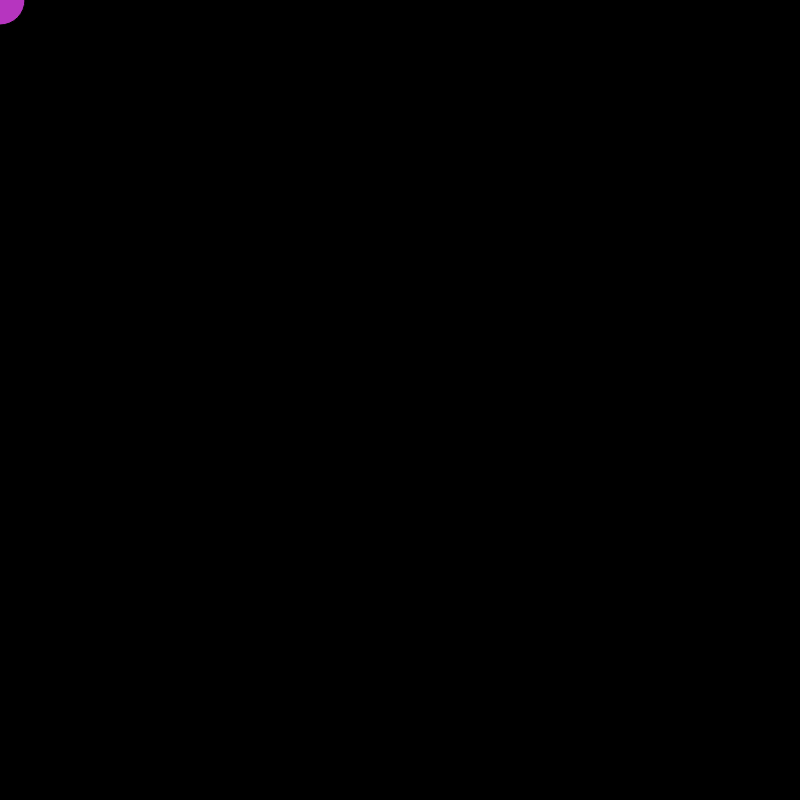
Frame 1 (no input)
Frame 60 (no input): identical to frame 1, image omitted
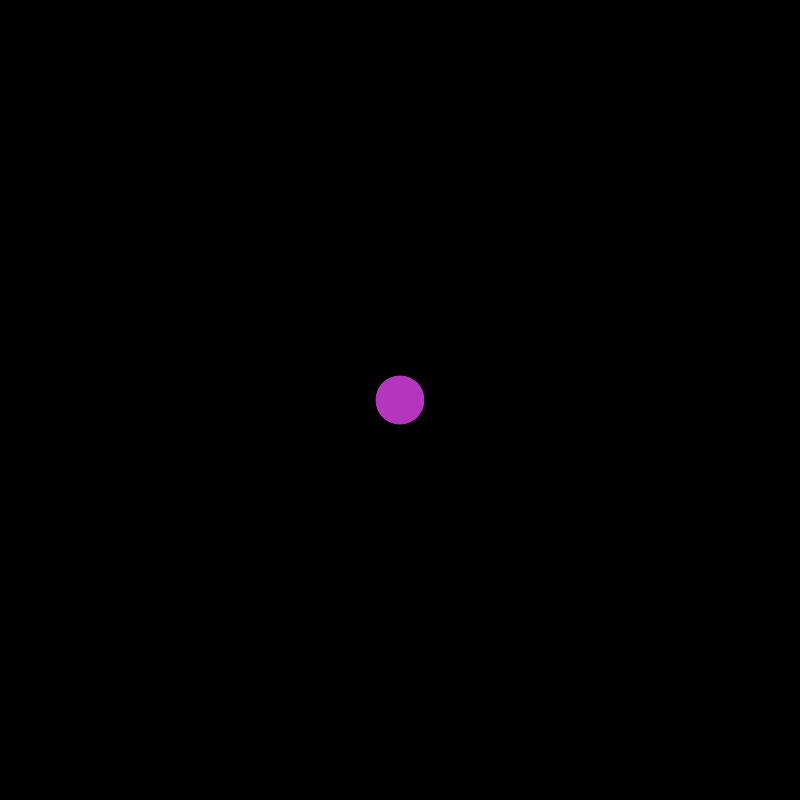
Frame 120 (the mouse pressed at the canvas centre since frame 60)

The p5.js sketch that drew these frames (run headless with seeded random() and noise() and a simulated clock; from frame 60 on, the mouse is pressed at the canvas centre):

// p5.js sketch
// ── sketch.js
var balls = [];
var g = 0.05;
var v;
var h;
var hvect;
    var vvect;

function setup() {
  stroke(255);
  angleMode(DEGREES);
  createCanvas(800,800);
  background(255);
  fill(random(255),random(255),random(255));
}

function draw() {
  if(balls.length>0){
    
  }
background(0);
ellipse(mouseX,mouseY,50,50);

  for(i=0;i<balls.length;i++){
    for(j=0;j<balls.length;j++){
      
    if(balls[i] != balls[j] && dist(balls[i].x,balls[i].y,balls[j].x,balls[j].y)<=53){
  
   var slope;
   slope = (-(balls[j].x-balls[i].x)/(balls[j].y-balls[i].y))

    balls[i].move(true,atan(slope),more(balls[i].y,balls[j].y),more(balls[i].x,balls[j].x));
    balls[i].display();
    balls[j].move(true,atan(slope),more(balls[i].y,balls[j].y),more(balls[i].x,balls[j].x));
    balls[j].display();
    
print(atan(slope));
   
    
    }else{
      balls[i].move();
    balls[i].display();
    balls[j].move();
    balls[j].display();
    }
    }
  }
    
  
  
}
function mouseClicked(){
 balls.push(new ball(mouseX,mouseY)); 
}
function ball(x,y){
  this.v = 1;
  this.h = 0;
  this.x=x;
  this.y=y;
  
  this.display = function(){
    
    ellipse(this.x,this.y,50,50);
    
  }
  this.move = function(t,theta,posy,posx){
    
   if (t){
     
    vvect = sin(theta)*(sin(theta)*v)
     hvect = cos(theta)*(sin(theta)*v)
     
     if(posy==="top"){
       this.v*=0.8
       if(posx==="top"){
         this.h = hvect
       }else{
         this.h = (hvect*-1)
       }
     }else{
       this.v*=1.2
       if(posx==="top"){
         this.h=hvect
       }else{
         this.h=(hvect*-1)
       }
     }
   }
     this.v+=g;
     if(this.y<775){
       this.y+=this.v
     }else{
       this.y = 775;
       this.y -= 10;
       this.v *= -0.9;
       this.h*=0.8;
     }
 
     print(this.h);
   
    
  }
  
}


function more(first,second){
  
if (first>second){
  return "bottom";

}else {
  return "top";
}

}
 
